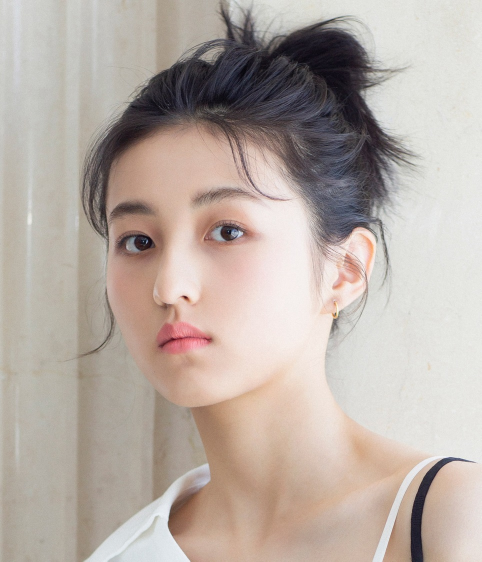
#> input picture python/python_http_tcp_绘图/zhang.jpg, 963 x 1123 px (shown at 1/2 size)
$ jupyter execute '模块 pillow.ipynb'
#> lines starting #> are read from the running program, lines starting #| are printed output that depends on the picture
[cell 1]
from PIL import Image, ImageFilter
# 打开一个jpg图像文件，注意是当前路径:
im = Image.open('zhang.jpg')
#> im is the input picture: PIL image 963x1123 RGB; mean R, G, B 184.6, 173, 165.3
# 获得图像尺寸:
w, h = im.size
#> w = 963; h = 1123
print('Original image size: %sx%s' % (w, h))
#| Original image size: 963x1123
# 缩放到50%:
im.thumbnail((w//2, h//2))
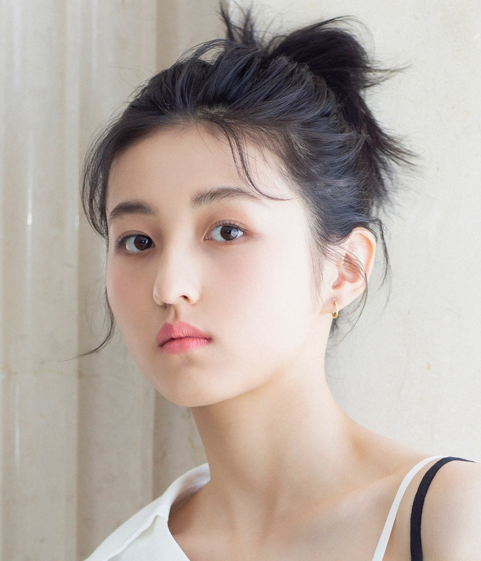
#> im: PIL image 481x561 RGB; mean R, G, B 184.6, 173, 165.3
print('Resize image to: %sx%s' % (w//2, h//2))
#| Resize image to: 481x561
# 把缩放后的图像用jpeg格式保存:

im2 = im.filter(ImageFilter.BLUR)

im2.save('blur.jpg', 'jpeg')
im.save('thumbnail.jpg', 'jpeg')

[cell 2]
from PIL import Image, ImageDraw, ImageFont, ImageFilter

import random

# 随机字母:
def rndChar():
    return chr(random.randint(65, 90))


# 随机颜色1:
def rndColor():
    return (random.randint(64, 255), random.randint(64, 255), random.randint(64, 255))

# 随机颜色2:
def rndColor2():
    return (random.randint(32, 127), random.randint(32, 127), random.randint(32, 127))

# 240 x 60:
width = 60 * 4
height = 60
image = Image.new('RGB', (width, height), (255, 255, 255))
#> image: PIL image 240x60 RGB; every value is 255
# 创建Font对象:
font = ImageFont.truetype('Arial.ttf', 36)
# 创建Draw对象:
draw = ImageDraw.Draw(image)
# 填充每个像素:
for x in range(width):
    for y in range(height):
        draw.point((x, y), fill=rndColor())
# 输出文字:
for t in range(4):
    draw.text((60 * t + 10, 10), rndChar(), font=font, fill=rndColor2())
# 模糊:
image = image.filter(ImageFilter.BLUR)
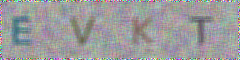
#> image: PIL image 240x60 RGB; mean R, G, B 156.1, 155.4, 156.5
image.save('code.jpg', 'jpeg')
